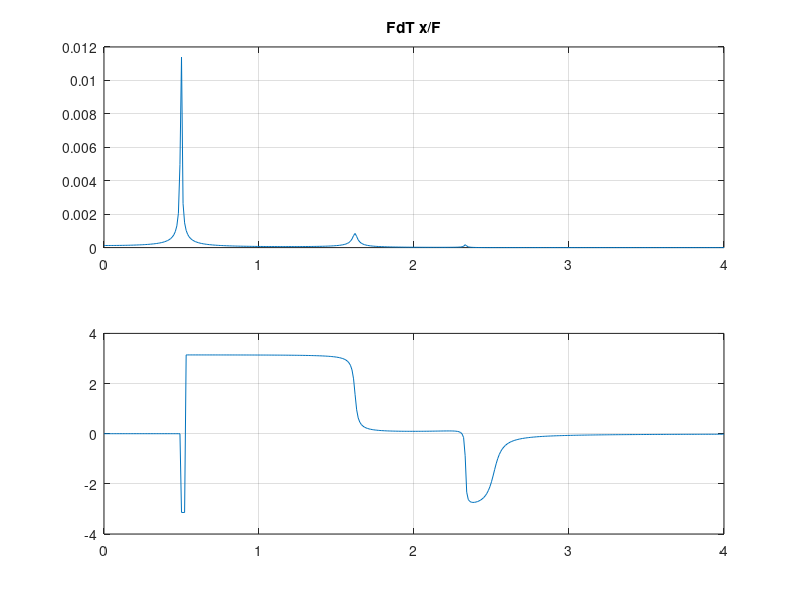
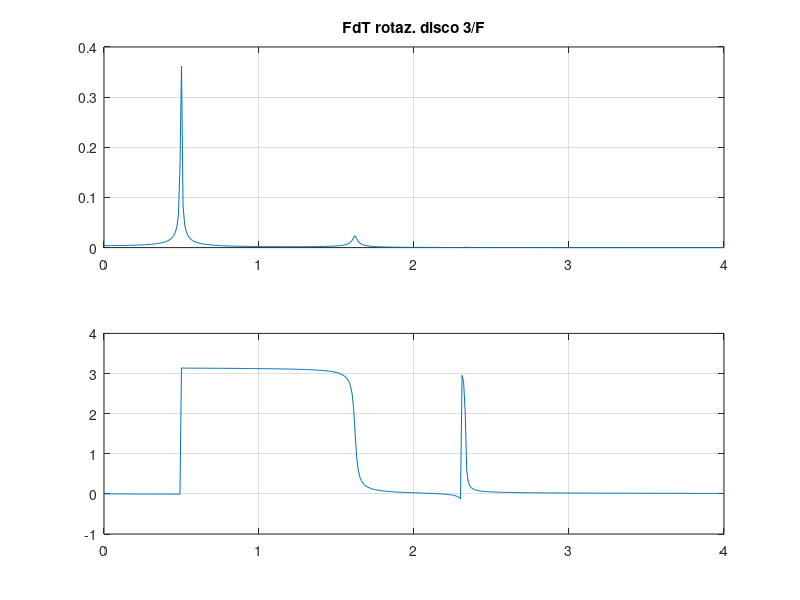
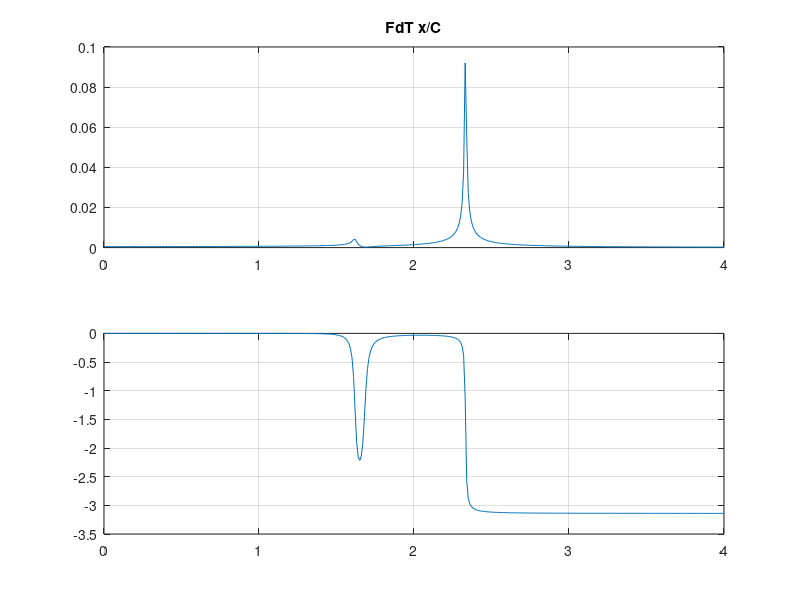
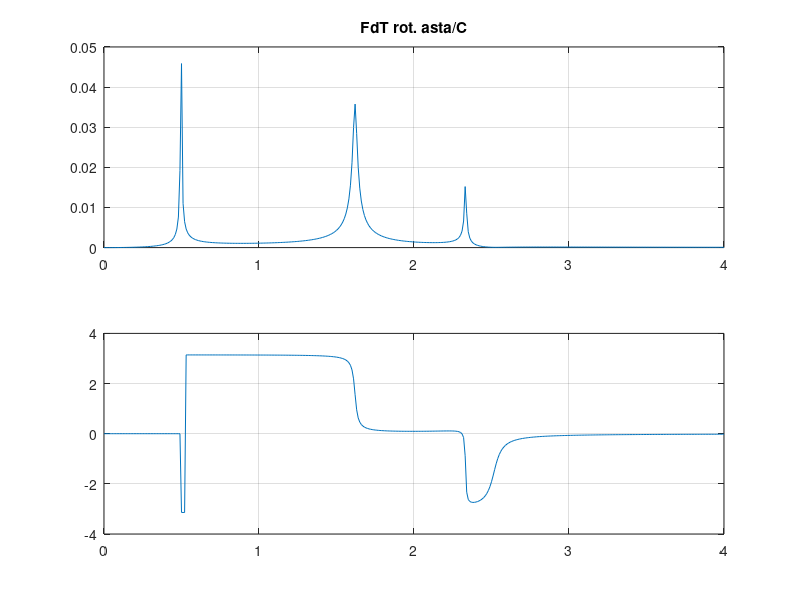

The MATLAB source for these figures, in order:
clear all
close all

M1=10;			% [kg]	
M2=30;			% [kg]
M3=5;			% [kg]
M4=0.5;			% [kg]
J1=0.5;			% [kg m^2]	
J3=0.25;		% [kg m^2]	
R1=0.25;		% [m]
R3=0.25;		% [m]
L=1.0;			% [m]
k1=2e3; 	    % [N/m]
k2=1e3; 	    % [N/m]
r2=2;   		% [Ns/m]
g=9.81;

disp('matrice di massa in coordinate fisiche')
mtx_mf  =  diag([J1 M2 M3 J3 M4])
disp(' ')

disp('matrice di rigidezza in coordinate fisiche')
mtx_kf  =  diag([k1 k2])
disp(' ')

disp('matrice di rigidezza gravitazioneale in coordinate indipendenti')
mtx_kg  =  zeros(3);mtx_kg(3,3)=M4*g*L;
disp(' ')

disp('matrice di smorzamento in coordinate fisiche')
mtx_rf  =  diag([r2])
disp(' ')

disp('jacobiano matrice di massa')
mtx_Jm  =  [1/R1 0 0; 1 0 0;1 R3 0; 0 1 0; 1 R3 L]
disp(' ')

disp('jacobiano matrice di rigidezza')
mtx_Jel  =  [2 0 0;0 R3 0]
disp(' ')

disp('jacobiano matrice di smorzamento')
mtx_Jr  =  [0 R3 0]
disp(' ')

disp('matrice di massa in coordinate indipendenti')
mtx_m  =  mtx_Jm'*mtx_mf*mtx_Jm
disp(' ')

disp('matrice di rigidezza in coordinate indipendenti')
mtx_k  =  mtx_Jel'*mtx_kf*mtx_Jel+mtx_kg
disp(' ')

disp('matrice di smoramento in coordinate indipendenti')
mtx_r  =  mtx_Jr'*mtx_rf*mtx_Jr
disp(' ')

%calcolo delle frequenze proprie e dei modi di vibrare

[modi,d]=eig(inv(mtx_m)*mtx_k);
fre=sqrt(diag(d))/2/pi;

%crea una matrice temporanea per ordinare frequenze e modi
% i modi sono ordinati per righe
tmp=[fre modi'];                

% ordina le frequenze e i modi in ordine crescente 
tmp_out=sortrows(tmp,1);
fre=tmp_out(:,1);                 % frequenze ordinate
ngdl=length(fre);
modi=tmp_out(:,2:ngdl+1)';       % modi ordinati per colonne

% stampa delle frequenze e modi

for i=1:ngdl
    val_max=max(abs(modi(:,i)));
    modi(:,i)=modi(:,i)/val_max;
    disp(['modo # ' num2str(i) ': ' num2str(fre(i)) ' [Hz]        ' num2str(modi(:,i)') ])
end

% risposta in frequenza: forza unitaria

ff=0:0.01:4;            %definizione vettore delle frequenze
ome=2*pi*ff;
vett_F=[1;R3;L];             %definizione vettore forzanti
for i=1:length(ff)
    A=-ome(i)^2*mtx_m+j*ome(i)*mtx_r+mtx_k;
    x=inv(A)*vett_F;
    mod1(i)=abs(x(1)); 
    fas1(i)=angle(x(1));
    mod2(i)=abs(x(2));         
    fas2(i)=angle(x(2)); 
end

figure
subplot(211)
plot(ff,mod1)
title('FdT x/F')
grid
subplot(212)
plot(ff,fas1)
grid

figure
subplot(211)
plot(ff,mod2)
title('FdT rotaz. disco 3/F')
grid
subplot(212)
plot(ff,fas2)
grid

% risposta in frequenza: coppia unitaria

vett_F=[1/R1;0;0];             %definizione vettore forzanti
for i=1:length(ff)
    A=-ome(i)^2*mtx_m+j*ome(i)*mtx_r+mtx_k;
    x=inv(A)*vett_F;
    mod1(i)=abs(x(1));              
    fas1(i)=angle(x(1));            
    mod2(i)=abs(x(3));            
    fas2(i)=angle(x(3));          
end

figure
subplot(211)
plot(ff,mod1)
title('FdT x/C')
grid
subplot(212)
plot(ff,fas1)
grid

figure
subplot(211)
plot(ff,mod2)
title('FdT rot. asta/C')
grid
subplot(212)
plot(ff,fas2)
grid


% risposta in frequenza: reazione vincolare

vett_F=[1/R1;0;0];             %definizione vettore forzanti
for i=1:length(ff)
    A=-ome(i)^2*mtx_m+j*ome(i)*mtx_r+mtx_k;
    x=inv(A)*vett_F;
    Ho=-ome(i)^2*((M2+M3+M4)*x(1)+(M3+M4)*R3*x(2)+M4*L*x(3));
    modHo(i)=abs(Ho);
    fasHo(i)=angle(Ho);
end

figure
subplot(211)
plot(ff,modHo)
title('FdT Ho/C')
grid
subplot(212)
plot(ff,fasHo)
grid
